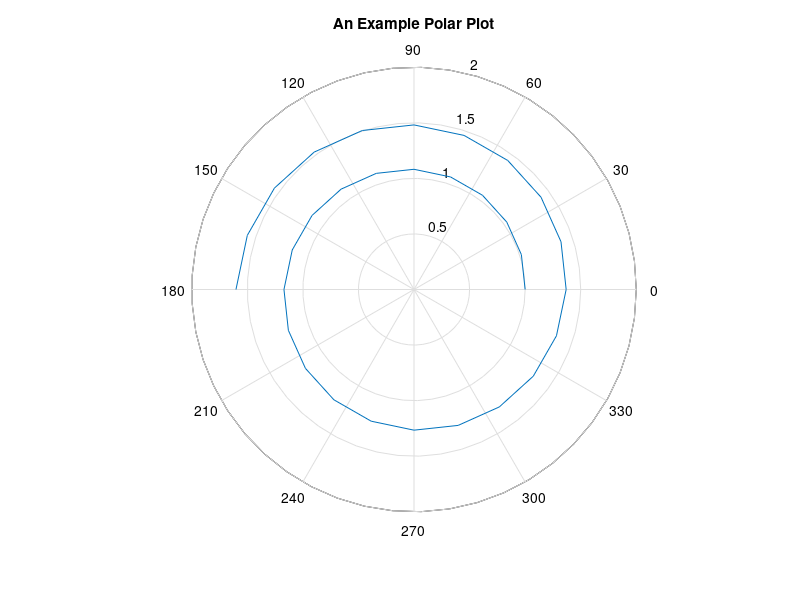

Here is the MATLAB script that generated this plot:
angle = 0:.1*pi:3*pi;
             radius = exp(angle/20);
             polar(angle,radius),...
             title('An Example Polar Plot'),...
             grid
print -deps polar-plot.ps;
quit;

